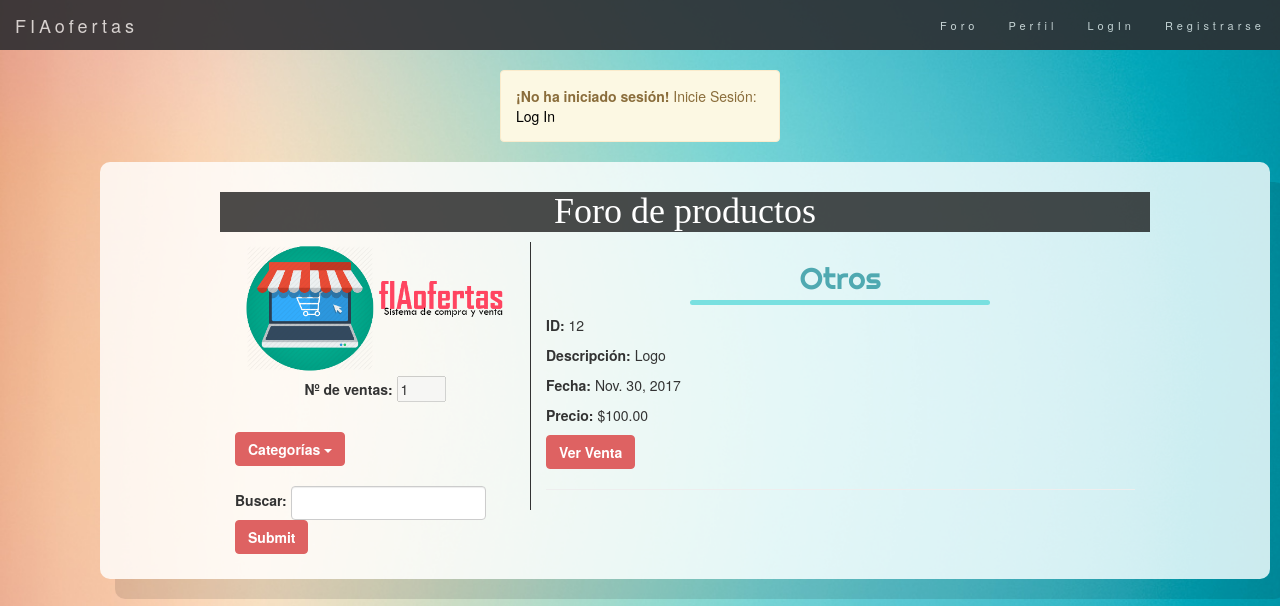
The page / on the database its author committed.
### venta/models.py (models this page shows, shortened)
class Producto(models.Model):
	nombre = models.CharField(max_length=100)
	precio = models.DecimalField(max_digits=6, decimal_places=2)
	fecha = models.DateField()
	descripcion=  models.CharField(max_length=100)
	image = models.ImageField(blank=False)
	tipo = models.CharField(max_length=17)
	vendedor = models.ForeignKey(settings.AUTH_USER_MODEL)

### venta/views.py (the view)
# urls.py: url(r'^$', views.index),
def index(request):
	product = Producto.objects.order_by('fecha') #todos los productos
	electronico=Producto.objects.filter(tipo__contains='electronico').order_by('fecha')
	material=Producto.objects.filter(tipo__contains='material').order_by('fecha')
	libros =Producto.objects.filter(tipo__contains='libros').order_by('fecha')
	otros=Producto.objects.filter(tipo__contains='otros').order_by('fecha')
	template = loader.get_template('Main/index.html')
	todos = User.objects.all()
	usuarios = User.objects.exclude(username__contains='fiaOferta2017')
	superuser = User.objects.filter(username__contains='fiaOferta2017')
	iniciarSuperUser()
	i = len(product)
	context = {
		'i':i,
		'todos':todos,
		'usuarios':usuarios,
		'superuser':superuser,
		'electronico':electronico,
		'material':material,
		'libros':libros,
		'otros':otros,
		'product':product,
	}
	if request.method=='POST':
		action=request.POST.get('action',None)
		if action =='buscar':
			nombre = request.POST.get('buscar',None)
			context=buscar(nombre)
			return HttpResponse(template.render(context,request) )
	return HttpResponse(template.render(context, request))

### venta/inicializar.py (called while the page is built)
def iniciarSuperUser():
	username = 'fiaOferta2017'
	password = 'root_2017'
	email='waltermarro777@hotmail.com'
	try:
		user = User.objects.get(username=username)
		return False
	except :
		user = User.objects.create_superuser(username=username,email=email, password= password)
		user.save()
		return True

### venta/templates/Main/index.html (shortened to what this page needs)
{% load staticfiles %}
<!DOCTYPE html>
<html>
<head>
	<link rel="stylesheet" href="https://maxcdn.bootstrapcdn.com/bootstrap/3.3.7/css/bootstrap.min.css">
	<link rel="stylesheet" href="{% static "css/baseFIAofertas.css" %}"/>
	<link rel="stylesheet" href="{% static "css/edicionHistorial.css" %}"/>
	<link rel="stylesheet" href="{% static "css/edicionForo.css" %}"/>
</head>
<body>
{% if user.is_superuser %}
<nav class="navbar navbar-default navbar-fixed-top">
		<div class="container-fluid">
		    <div class="navbar-header">
		      <a class="navbar-brand" href="/">FiaOfertas</a>
		    </div>
		    <div class="collapse navbar-collapse" id="myNavbar">
		      <ul class="nav navbar-nav navbar-right">
		        <li><a href="/logout">Salir</a></li>
		      </ul>
		    </div>
		</div>
	</nav>
	<section class="container">
        {% if todos %}
        	<h1 id="usuarios">Usuarios</h1>
        		{% for u in superuser %}
        			<center><h3 style="font-family: 'Righteous-Regular',cursive;"><strong>Superusuario:</strong> {{u.username}}</h3></center>
        		{% endfor%}
        		<center><img src="{% static "imagenes/fiaOfertasLogo.png" %}" alt="no se puede mostrar imagen" class="img-rounded img-responsive image" width="300px" height="300px" /></center>
			<table class="table table-bordered table-hover table-responsive">
				<thead>
					 <tr>
				        <th>Carnet</th>
				        <th>Nombre</th>
				        <th>Apellido</th>
				        <th>Género</th>
				        <th>Cant. de veces reportado</th>
				        <th>Eliminar</th>
				        <th>Mensaje</th>
				    </tr>
					</thead>
				<tbody>
					{% for pr in usuarios %}
						<tr>
							<th>{{pr.username}}</th>
						{% for es in pr.vendedor_set.all %}
					        <th>{{es.nombre}}</th>
					        <th>{{es.apellido}}</th>
					        <th>{{es.genero}}</th>
				    	{% endfor %}
				    	{% for re in pr.reportarusuario_set.all %}
				        	<th>{{re.numeroReport}}</th>
				        	<th><button class="btn" onclick="location='{% url 'venta:eliminarUsuario' pr.id %}'">Eliminar</button></th>
				        	{% if re.numeroReport > 10 %}
				        		<th>Se recomienda elimar usuario</th>
				        	{% else %}
				        		<th>No hay necesidad de borrar este usuario</th>
				        	{% endif %}
				        {% endfor %}
				    </tr>
				    {% endfor %}
				</tbody>
			</table>
		{% endif %}
{% else %}
{% if user.is_authenticated %}
	{% for vendedor in user.vendedor_set.all %}
	<nav class="navbar navbar-default navbar-fixed-top">
		<div class="container-fluid">
		    <div class="navbar-header">
		      <a class="navbar-brand" href="/">FIAofertas</a>
		    </div>
		    <div class="collapse navbar-collapse" id="myNavbar">
		      <ul class="nav navbar-nav navbar-right">
		        <li><a href="/">Foro</a></li>
		        <li><a href="/perfil">Perfil</a></li>
		        <li><a href="/misventas">Mis Ventas</a></li>
		        <li><a href="/nuevoProducto">Nueva Venta</a></li>
		        <!--<li><a href="/login">Iniciar sesion</a></li>
		        <li><a href="/registrarse">Registrarse</a></li>-->
		        <li><a href="/logout">Salir</a></li>
		      </ul>
		    </div>
		</div>
	</nav>
{% endfor %}
{% else %}
	<nav class="navbar navbar-default navbar-fixed-top">
		<div class="container-fluid">
		    <div class="navbar-header">
		      <a class="navbar-brand" href="/">FIAofertas</a>
		    </div>
		    <div class="collapse navbar-collapse" id="myNavbar">
		      <ul class="nav navbar-nav navbar-right">
		        <li><a href="/">Foro</a></li>
		        <li><a href="/perfil">Perfil</a></li>
		        <li><a href="/login">LogIn</a></li>
		        <li><a href="/registrarse">Registrarse</a></li>
		      </ul>
		    </div>
		</div>
	</nav>
	<div class="alert alert-warning">
   		<strong>¡No ha iniciado sesión!</strong> Inicie Sesión: <a href="/login">Log In</a>
	</div>
{% endif %}
	<section class="container">
		<h1>Foro de productos</h1>
		<div class="col-sm-4 col-md-4">
			<img src="{% static "imagenes/fiaOfertasLogo.png" %}" alt="" class="img-rounded img-responsive" height="300px" width="300px" />
			<center> <p> <strong>Nº de ventas:</strong> <input type="text" disabled="true" value="{{i}}" size="3px"> </p> </center>
			<br />
            <div class="dropdown">
			    <button class="btn btn-primary dropdown-toggle" type="button" data-toggle="dropdown">Categorías
			    <span class="caret"></span></button>
			</div>
			<br />
		   <form action="" method="POST">
				<div class="form-group form-inline">
					<label>Buscar:</label>
					<input type="text" name="buscar" id="buscar" class="form-control">
					<input type="submit" class="btn" name="btbuscar" id="btbuscar">
				</div>
			</form>
        </div>
        <div class="col-sm-8 col-md-8 content">
			{% if otros %}
				<h2 id="otros">Otros</h2>
				{% for pr in otros %}
				    <p><strong>ID:</strong> {{pr.id}}</p>
					<p><strong>Descripción: </strong>{{pr.nombre}}</p>
					<p><strong>Fecha: </strong>{{pr.fecha}}</p>
					<p><strong>Precio: </strong>${{pr.precio}}</p>
					<p><button class="btn" onclick = "location='{% url 'venta:producto' pr.id %}'"/>Ver Venta</button></p>
					<hr />
				{% endfor %}
			{% endif %}
		</div>
	</section>
</body>
</html>
{% endif %}

### venta/static/css/baseFIAofertas.css (style rules this page uses)
body { background: url("../imagenes/fondo.jpg"); background-repeat: no-repeat; background-size: cover; background-attachment: fixed; }
.navbar { margin-bottom: 0; background-color: #2d2d30; border: 0; font-size: 11px !important; letter-spacing: 4px; opacity:0.9; }
.navbar li a, .navbar .navbar-brand { color: #d5d5d5 !important; }
.container { margin: 100px; padding: 10px 120px; height: 100%; overflow: auto; background: rgba(255, 255, 255, 0.8); border-radius: 10px; box-shadow:15px 20px 0px rgba(0,0,0,0.1); }

### venta/static/css/edicionHistorial.css (style rules this page uses)
h1 { font-family: 'Lobster-Regular',cursive; background-color: rgba(0,0,0,0.7); text-align: center; color: #fff; }
a { color: #000; }

### venta/static/css/edicionForo.css (style rules this page uses)
h2 { font-family: 'Righteous-Regular',cursive; text-align: center; color: #4FA9B1; }
h1 { font-family: 'Lobster-Regular',cursive; background-color: rgba(0,0,0,0.7); text-align: center; color: #fff; }
h2:after { content:" "; width:300px; height:5px; background-color: rgb(121, 224, 224); display:block; margin-top:5px; border-radius:3px; margin-left:auto; margin-right:auto }
.btn { background: #DE6262; color:#fff; font-weight:bold; border-color: #DE6262; }
.content { overflow: auto; border-left-style: solid; border-left-width: 1px; }
.alert { margin: 70px 500px 0px 500px; }

### rows shown on the page
Producto: id "12", nombre "Logo", fecha "Nov. 30, 2017", precio "100.00"
